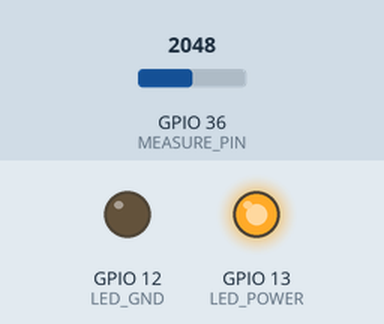
Simulated run of this sketch. Board: ESP32. On the bench: output pins drawn as LEDs (lit = HIGH). Inputs (shaded band) come from the test bench; at power-on: GPIO 36 (MEASURE_PIN) = 2048. Nothing arrives over Bluetooth unless stated; a phone connects over Bluetooth LE 3 s after start; what the sketch prints to the serial monitor is not drawn.

Above: at 0.1 s.
Timing chart, 0 to 1.6 s (numbered marks = the images above):
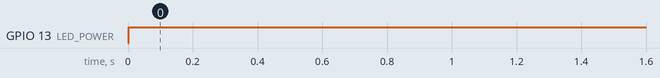

The sketch:

esp32-pm2.5.ino
```cpp
/*
 * ESP32 with GP2Y1010AU0F Dust Sensor and BLE
 *
 * This code reads PM2.5 levels from a Sharp GP2Y1010AU0F dust sensor
 * and sends readings via BLE to smartphone apps (e.g., nRF Connect).
 *
 * Connections:
 * - ESP32 3.3V -> Sensor VCC
 * - ESP32 GND -> Sensor GND
 * - ESP32 D13 -> 150Ω resistor -> Sensor V-LED
 * - ESP32 D12 -> Sensor LED-GND
 * - ESP32 D14 -> Sensor S-GND
 * - ESP32 A0 (VP, GPIO36) -> Sensor VO
 * - 220µF capacitor connected between V-LED and GND
 */

#include <BLEDevice.h>
#include <BLEServer.h>
#include <BLEUtils.h>
#include <BLEAdvertising.h>
#include <BLE2902.h>

// Use custom 128-bit UUIDs to avoid conflicts
#define SERVICE_UUID        "d752c5fb-5b19-4c2e-a7f4-57b39f65c8ab"
#define CHARACTERISTIC_UUID "dee5f614-9527-11ec-b909-0242ac120002"

// Sensor pin definitions
const int LED_POWER = 13;   // Controls sensor LED (V-LED)
const int LED_GND   = 12;   // Sensor LED ground
const int SENSOR_GND= 14;   // Sensor S-GND
const int MEASURE_PIN = 36; // Analog input for sensor VO (VP)

// Timing parameters (in microseconds)
const int SAMPLING_TIME = 280;
const int DELTA_TIME    = 40;
const int SLEEP_TIME    = 9680;

// Variables to hold sensor values
float voMeasured  = 0;
float voltage     = 0;
float dustDensity = 0;

// BLE objects
BLEServer* pServer = nullptr;
BLECharacteristic* pDataCharacteristic = nullptr;
bool deviceConnected = false;
bool oldDeviceConnected = false;

// BLE Server callback class to handle connection events
class MyServerCallbacks: public BLEServerCallbacks {
  void onConnect(BLEServer* pServer) {
    deviceConnected = true;
    Serial.println("Device connected");
  }

  void onDisconnect(BLEServer* pServer) {
    deviceConnected = false;
    Serial.println("Device disconnected");
    // Restart advertising after a disconnect
    BLEDevice::getAdvertising()->start();
  }
};

void setup() {
  Serial.begin(115200);
  Serial.println("Initializing GP2Y1010AU0F Dust Sensor with BLE...");

  // Configure sensor pins
  pinMode(LED_POWER, OUTPUT);
  pinMode(LED_GND,   OUTPUT);
  pinMode(SENSOR_GND, OUTPUT);

  // Initialize sensor pin states
  digitalWrite(LED_POWER, LOW);
  digitalWrite(LED_GND, LOW);
  digitalWrite(SENSOR_GND, LOW);

  // Initialize BLE with a custom device name
  BLEDevice::init("ESP32-Dust-Sensor");
  pServer = BLEDevice::createServer();
  pServer->setCallbacks(new MyServerCallbacks());

  // Create BLE Service with custom UUID
  BLEService* pService = pServer->createService(SERVICE_UUID);

  // Create BLE Characteristic with READ and NOTIFY properties
  pDataCharacteristic = pService->createCharacteristic(
                          CHARACTERISTIC_UUID,
                          BLECharacteristic::PROPERTY_READ | BLECharacteristic::PROPERTY_NOTIFY
                        );
  // Add descriptor to enable notifications
  pDataCharacteristic->addDescriptor(new BLE2902());

  // Start the service
  pService->start();

  // Start advertising
  BLEAdvertising* pAdvertising = BLEDevice::getAdvertising();
  pAdvertising->addServiceUUID(SERVICE_UUID);
  pAdvertising->setScanResponse(true);
  pAdvertising->setMinPreferred(0x06);
  pAdvertising->setMinPreferred(0x12);
  BLEDevice::startAdvertising();

  Serial.println("BLE Server started and advertising");
}

void loop() {
  // Read sensor data
  takeDustReading();

  // Calculate estimated PM2.5 from dust density using an empirical conversion factor
  float pm25 = dustDensity * 0.8;  // Adjust the factor as needed

  // Create a formatted string: "Dust:XX.Xug/m3,PM2.5:XX.Xug/m3"
  char dataString[64];
  snprintf(dataString, sizeof(dataString), "Dust:%.1fug/m3,PM2.5:%.1fug/m3", dustDensity, pm25);

  // If a device is connected, update characteristic and notify
  if (deviceConnected) {
    pDataCharacteristic->setValue(dataString);
    pDataCharacteristic->notify();
    Serial.println("Data sent via BLE: " + String(dataString));
  }

  // Handle connection changes (optional, since callbacks take care of advertising)
  if (!deviceConnected && oldDeviceConnected) {
    delay(500);
    BLEDevice::getAdvertising()->start();
    Serial.println("Advertising restarted");
    oldDeviceConnected = deviceConnected;
  }

  if (deviceConnected && !oldDeviceConnected) {
    oldDeviceConnected = deviceConnected;
  }

  delay(1000); // Update every 10 seconds
}

// Function to take a single dust sensor reading
void takeDustReading() {
  // Power on sensor LED (active low)
  digitalWrite(LED_POWER, LOW);
  delayMicroseconds(SAMPLING_TIME);

  // Read sensor's analog output
  voMeasured = analogRead(MEASURE_PIN);

  delayMicroseconds(DELTA_TIME);
  // Turn off the sensor LED
  digitalWrite(LED_POWER, HIGH);
  delayMicroseconds(SLEEP_TIME);

  // Convert ADC reading (0-4095) to voltage (assuming 3.3V reference)
  voltage = voMeasured * (3.3 / 4095.0);

  // Convert voltage to dust density (ug/m³) using the sensor's datasheet formula
  dustDensity = (voltage - 0.6) * 170;
  if (dustDensity < 0) {
    dustDensity = 0;
  }

  // Debug print on Serial Monitor
  Serial.print("Raw: ");
  Serial.print(voMeasured);
  Serial.print(", Voltage: ");
  Serial.print(voltage, 2);
  Serial.print(", Dust Density: ");
  Serial.print(dustDensity, 1);
  Serial.println(" ug/m3");
}
```

Measured:
- by itself, GPIO 13 (LED_POWER): LOW → HIGH at 0.00 s
